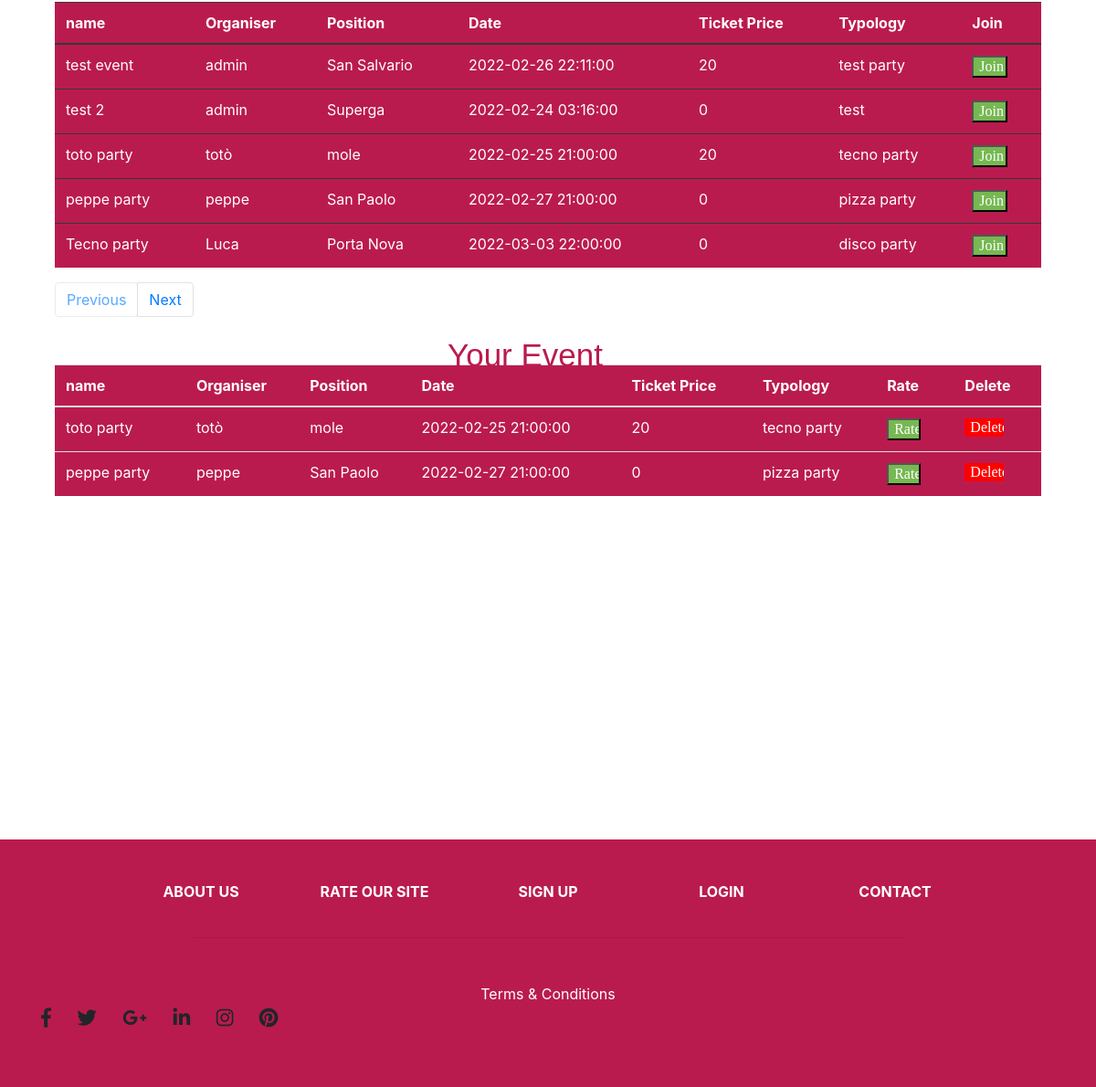
The app's page / (lower part), older data.
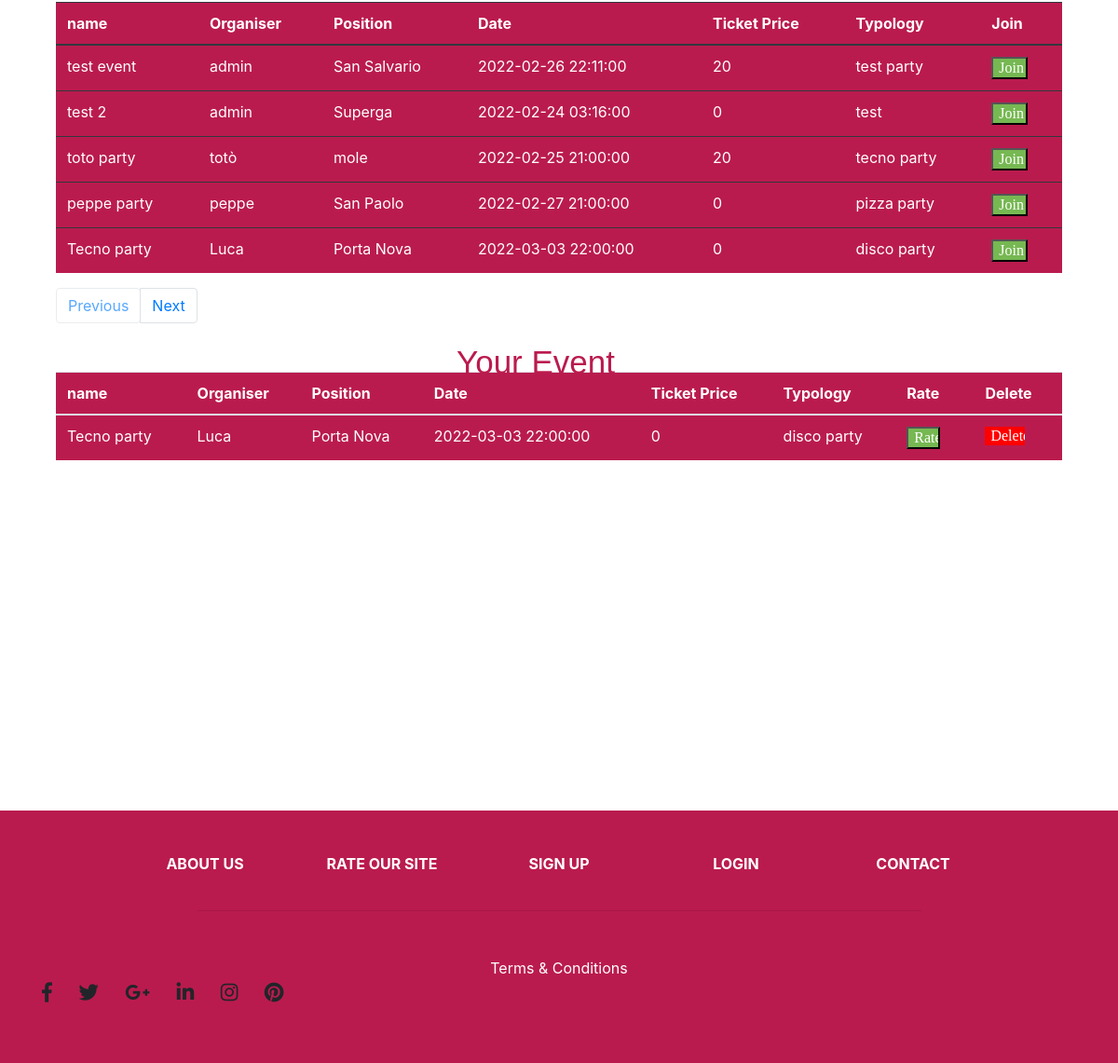
The same page, newer data.
### tables this page shows
CREATE TABLE event (
	"Number" INTEGER NOT NULL, 
	"Name" VARCHAR(20) NOT NULL, 
	"Organiser" VARCHAR(20) NOT NULL, 
	"Position" VARCHAR(20) NOT NULL, 
	"Date" DATETIME NOT NULL, 
	"Number_of_entrance" INTEGER NOT NULL, 
	"Ticket_price" INTEGER, 
	"Typology" VARCHAR(20), 
	PRIMARY KEY ("Number"), 
	FOREIGN KEY("Position") REFERENCES position ("Zone")
);

CREATE TABLE join__event (
	id INTEGER NOT NULL, 
	"Email" VARCHAR(100), 
	"Name" VARCHAR(20) NOT NULL, 
	"Organiser" VARCHAR(20) NOT NULL, 
	"Position" VARCHAR(20) NOT NULL, 
	"Date" DATETIME NOT NULL, 
	"Number_of_entrance" INTEGER NOT NULL, 
	"Ticket_price" INTEGER, 
	"Typology" VARCHAR(20), 
	PRIMARY KEY (id), 
	FOREIGN KEY("Position") REFERENCES position ("Zone")
);

### app.py (the view, shortened to what this page needs)
@app.route('/', methods=['GET', 'POST'], defaults={"page": 1})
@app.route('/<int:page>', methods=['GET', 'POST'])
def index(page):
    from model import Event, join_Event
    page = page
    pages = 5
    event = Event.query.paginate(page, pages, error_out=False)
    joined_Event = join_Event.query.all()
    return render_template('homepage/index.html', event=event, joined_Event= joined_Event)

### templates/homepage/index.html (shortened to what the changed rows need)
<link href="//maxcdn.bootstrapcdn.com/bootstrap/4.1.1/css/bootstrap.min.css" rel="stylesheet" id="bootstrap-css">
<!DOCTYPE html>
<html>
  <head>
    <link rel="stylesheet" href="https://stackpath.bootstrapcdn.com/bootstrap/4.1.3/css/bootstrap.min.css">
    <link rel="stylesheet" href="https://use.fontawesome.com/releases/v5.5.0/css/all.css">
    <link rel= "stylesheet" type= "text/css" href= "{{ url_for('static',filename='home/style.css') }}">
  </head>
  <body>
<div class="row" >
<div class="col" id="show_table">
  <table class="table table-dark" >
  <thead>
    <tr>
      <th scope="col">name</th>
      <th scope="col">Organiser</th>
      <th scope="col">Position</th>
      <th scope="col">Date</th>
      <th scope="col">Ticket Price</th>
      <th scope="col">Typology</th>
      <th scope="col">Join</th>
    </tr>
  </thead>
  <tbody>
  {%if empty%}
  <tr>
    <td colspan="7" align="center">{{empty}}</td>
  </tr>
  {%else%}
  {% for event in event.items %}
    <tr>
        <td>{{ event.Name }}</td>
        <td>{{ event.Organiser }}</td>
        <td>{{ event.Position }}</td>
        <td>{{ event.Date }}</td>
        <td>{{ event.Ticket_price }}</td>
        <td>{{ event.Typology }}</td>
        {% if event.Ticket_price == 0 %}
        <td> <input type="button" onclick="window.location.href='/join/{{event.Number}}'"  class="button-join-table" value="Join"  /> </td>
        {% else %}
        <td> <input type="button" onclick="window.location.href='/joinpayment/{{event.Number}}'"  class="button-join-table" value="Join"  /> </td>
        {% endif %}
    </tr>
  {% endfor %}
  {%endif%}
  </tbody>
 </table>
</div>
</div>
<div>
  <table class="table table-dark-2" style="color: white">
  <thead>
    <tr>
      <th scope="col">name</th>
      <th scope="col">Organiser</th>
      <th scope="col">Position</th>
      <th scope="col">Date</th>
      <th scope="col">Ticket Price</th>
      <th scope="col">Typology</th>
      <th scope="col">Rate</th>
      <th scope="col">Delete</th>
    </tr>
  </thead>
  <tbody>
     {% for event in joined_Event %}
    <tr>
        <td>{{event.Name}}</td>
        <td>{{event.Organiser}}</td>
        <td>{{event.Position}}</td>
        <td>{{event.Date}}</td>
        <td>{{event.Ticket_price}}</td>
        <td>{{event.Typology}}</td>
        <td> <input type="button" onclick="window.location.href='/rate'" href="#"   class="button-join-table" value="Rate" /></td>
        <td> <input type="button" onclick="window.location.href='/delete/{{ event.id }}'" class="button-join-table1" value="Delete" /></td>
    </tr>
   {% endfor %}
  </tbody>
 </table>
</div>
<br>
<br>
<br>
<br>
<br>
<br>
<br>
<br>
<br>
<br>
<br>
<br>
<br>
<br>
<br>
  </body>
</html>

Row changes from the older to the newer data that the page shows:
removed join__event: Name "toto party", Organiser "totò", Position "mole", Date "2022-02-25 21:00:00", Ticket_price "20", Typology "tecno party"
removed join__event: Name "peppe party", Organiser "peppe", Position "San Paolo", Date "2022-02-27 21:00:00", Ticket_price "0", Typology "pizza party"
added join__event: Name "Tecno party", Organiser "Luca", Position "Porta Nova", Date "2022-03-03 22:00:00", Ticket_price "0", Typology "disco party"
